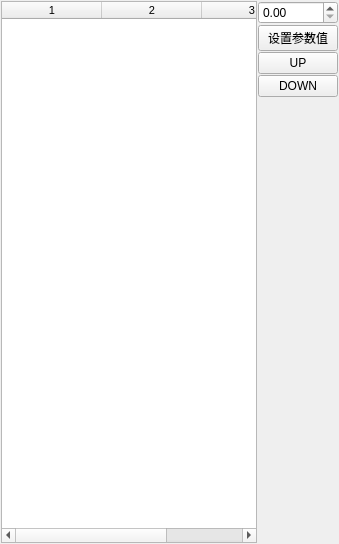
     <widget class="QWidget" name="tab_2">
      <attribute name="title">
       <string>XCP Cali</string>
      </attribute>
      <layout class="QGridLayout" name="gridLayout_3">
       <property name="leftMargin">
        <number>1</number>
       </property>
       <property name="topMargin">
        <number>1</number>
       </property>
       <property name="rightMargin">
        <number>1</number>
       </property>
       <property name="bottomMargin">
        <number>1</number>
       </property>
       <property name="spacing">
        <number>1</number>
       </property>
       <item row="3" column="1">
        <widget class="QPushButton" name="pb_downPamWrite">
         <property name="text">
          <string>DOWN</string>
         </property>
        </widget>
       </item>
       <item row="4" column="1">
        <spacer name="verticalSpacer_3">
         <property name="orientation">
          <enum>Qt::Vertical</enum>
         </property>
         <property name="sizeHint" stdset="0">
          <size>
           <width>20</width>
           <height>446</height>
          </size>
         </property>
        </spacer>
       </item>
       <item row="0" column="1">
        <widget class="QDoubleSpinBox" name="dsb_pamValueSet"/>
       </item>
       <item row="2" column="1">
        <widget class="QPushButton" name="pb_upPamWrite">
         <property name="text">
          <string>UP</string>
         </property>
        </widget>
       </item>
       <item row="0" column="0" rowspan="5">
        <widget class="QTableWidget" name="tableWidget_Write">
         <property name="font">
          <font>
           <family>Microsoft YaHei UI</family>
           <pointsize>8</pointsize>
           <weight>50</weight>
           <italic>false</italic>
           <bold>false</bold>
          </font>
         </property>
         <property name="columnCount">
          <number>3</number>
         </property>
         <column/>
         <column/>
         <column/>
        </widget>
       </item>
       <item row="1" column="1">
        <widget class="QPushButton" name="pb_setValueForSelPam">
         <property name="text">
          <string>设置参数值</string>
         </property>
        </widget>
       </item>
      </layout>
     </widget>
